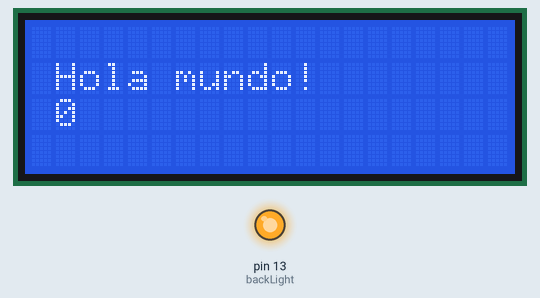
Simulated run of this sketch. Board: Arduino Uno, built with avr-gcc and run on an emulated ATmega328P. Parts: 20×4 character LCD, output pins drawn as LEDs (lit = HIGH).

Above: at 0.1 s.
At 4.1 s:
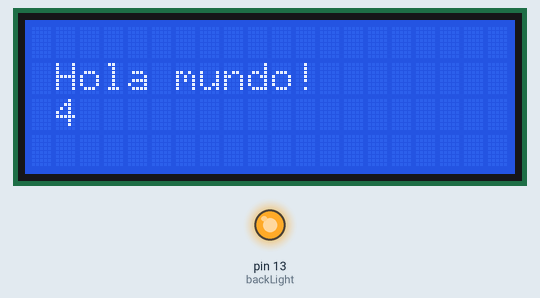
At 11.2 s:
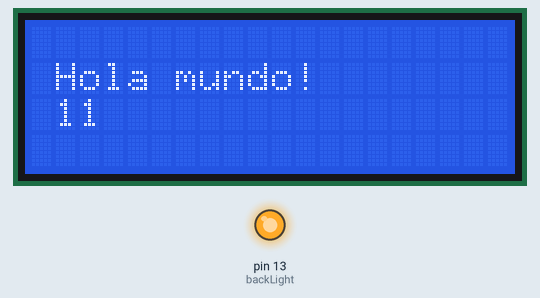
At 19.2 s:
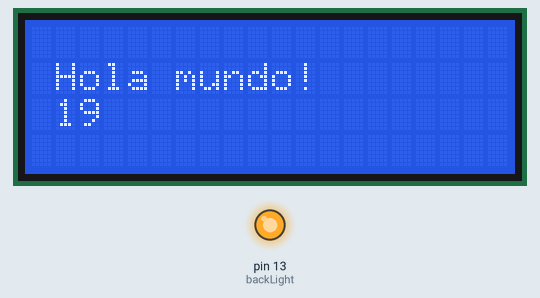
At 27.2 s:
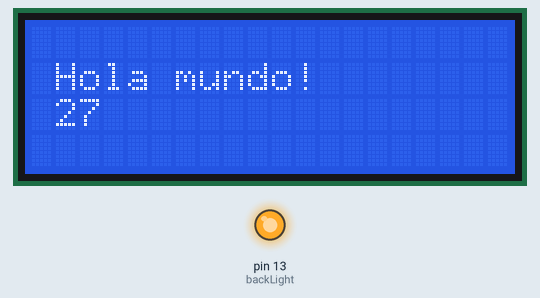
At 38.3 s:
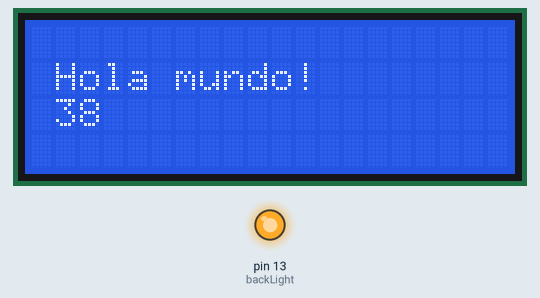

Measured:
- what the display in image 1 shows lasts 1.0 s, from 4.1 s to 5.1 s

The sketch:

_11-LCD.ino
```cpp
#include <LiquidCrystal.h>

LiquidCrystal lcd(12, 11, 10,  5, 4, 3, 2);
int backLight = 13;    // pin 13 will control the backlight

void setup() {
    Serial.begin(9600);
  pinMode(backLight, OUTPUT);
  digitalWrite(backLight, HIGH); // turn backlight on. Replace 'HIGH' with 'LOW' to turn it off.

  // set up the LCD's number of columns and rows:
  lcd.begin(20, 4);
  // Print a message to the LCD.
  lcd.print("hello, world!");
}

void loop() {
    lcd.clear();
  // set the cursor to column 0, line 1
  // (note: line 1 is the second row, since counting begins with 0):
  lcd.setCursor(1, 1);
  // print the number of seconds since reset:
  lcd.print("Hola mundo!");

  lcd.setCursor(1, 2);
  // print the number of seconds since reset:
  lcd.print(millis() / 1000);
  delay(1000);
}
```
